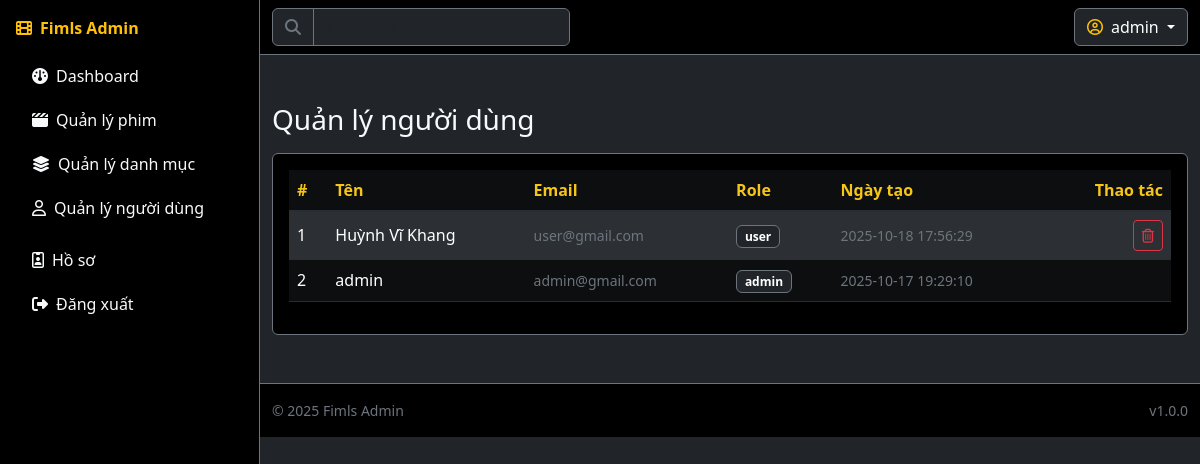
/admin/manage_users.php (signed in), run on the app's committed database.
### tables this page shows
CREATE TABLE `users` (
  `id` int(11) NOT NULL,
  `username` varchar(100) NOT NULL,
  `email` varchar(100) NOT NULL,
  `password` varchar(255) NOT NULL,
  `role` enum('admin','user') DEFAULT 'user',
  `created_at` timestamp NOT NULL DEFAULT current_timestamp()
);

### admin/manage_users.php (the view, shortened to what this page needs)
<?php include __DIR__ . '/includes/header.php'; ?>
<div class="admin-layout">
<?php include __DIR__ . '/includes/sidebar.php'; ?>
<div>
<?php include __DIR__ . '/includes/topbar.php'; ?>
<?php
$users = $mysqli->query('SELECT id, username, email, role, created_at FROM users ORDER BY created_at DESC');
?>
<main class="container-fluid my-4 my-md-5">
  <div class="d-flex justify-content-between align-items-center mb-3">
    <h3 class="section-title m-0">Quản lý người dùng</h3>
  </div>
  <div class="card bg-black border-secondary">
    <div class="card-body">
      <div class="table-responsive">
        <table class="table table-dark table-striped align-middle">
          <thead><tr><th>#</th><th>Tên</th><th>Email</th><th>Role</th><th>Ngày tạo</th><th class="text-end">Thao tác</th></tr></thead>
          <tbody>
            <?php $i=1; while($u=$users->fetch_assoc()): ?>
            <tr>
              <td><?php echo $i++; ?></td>
              <td><?php echo htmlspecialchars($u['username']); ?></td>
              <td class="text-secondary small"><?php echo htmlspecialchars($u['email']); ?></td>
              <td><span class="badge text-bg-dark border border-secondary"><?php echo $u['role']; ?></span></td>
              <td class="small text-secondary"><?php echo $u['created_at']; ?></td>
              <td class="text-end">
                <?php if ($u['email'] !== 'admin@gmail.com'): ?>
                  <a class="btn btn-sm btn-outline-danger" href="?action=delete&id=<?php echo $u['id']; ?>" onclick="return confirm('Xóa người dùng này?');"><i class="fa-regular fa-trash-can"></i></a>
                <?php endif; ?>
              </td>
            </tr>
            <?php endwhile; ?>
          </tbody>
        </table>
      </div>
    </div>
  </div>
</main>
<?php include __DIR__ . '/includes/footer.php'; ?>

### assets/css/admin.css (style rules this page uses)
:root { --admin-bg: #0f0f10; --admin-panel: #111214; --admin-border: #2a2d33; --admin-gold: #f5c518; }
body { background-color: var(--admin-bg); }
.admin-layout { display: grid; grid-template-columns: 260px 1fr; min-height: 100vh; }
.card { background-color: #0d0e10; border: 1px solid var(--admin-border); }
.table { --bs-table-bg: #0d0e10; --bs-table-border-color: var(--admin-border); }
.badge { font-size: 0.75rem; }
.table td { vertical-align: middle; }
.table th { border-bottom: 2px solid var(--admin-border); font-weight: 600; color: var(--admin-gold); }

### data on the page
users: username "Huỳnh Vĩ Khang", email "user@gmail.com", role "user", created_at "2025-10-18 17:56:29"
users: username "admin", email "admin@gmail.com", role "admin", created_at "2025-10-17 19:29:10"

### other printed values
$_SESSION['user']['username'] "admin"
